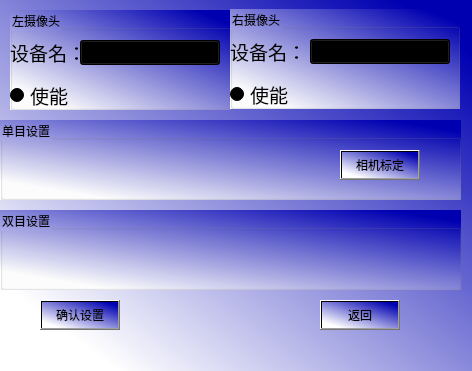
<?xml version="1.0" encoding="UTF-8"?>
<ui version="4.0">
 <class>CameraSetting_Dialog</class>
 <widget class="QDialog" name="CameraSetting_Dialog">
  <property name="geometry">
   <rect>
    <x>0</x>
    <y>0</y>
    <width>472</width>
    <height>371</height>
   </rect>
  </property>
  <property name="windowTitle">
   <string>Dialog</string>
  </property>
  <property name="styleSheet">
   <string notr="true">background-color: qlineargradient(spread:pad, x1:0.136, y1:0.892, x2:0.920455, y2:0.074, stop:0 rgba(255, 255, 255, 255), stop:1 rgba(0, 0, 177, 255));
font: 14pt &quot;华文新魏&quot;;</string>
  </property>
  <widget class="QGroupBox" name="Left_CameraGroup">
   <property name="geometry">
    <rect>
     <x>10</x>
     <y>10</y>
     <width>221</width>
     <height>100</height>
    </rect>
   </property>
   <property name="title">
    <string>左摄像头</string>
   </property>
   <widget class="QComboBox" name="LeftCamera_DeviceList">
    <property name="geometry">
     <rect>
      <x>70</x>
      <y>30</y>
      <width>140</width>
      <height>25</height>
     </rect>
    </property>
   </widget>
   <widget class="QLabel" name="left_camera_deviceName">
    <property name="geometry">
     <rect>
      <x>0</x>
      <y>30</y>
      <width>71</width>
      <height>25</height>
     </rect>
    </property>
    <property name="font">
     <font>
      <family>华文新魏</family>
      <pointsize>14</pointsize>
      <weight>50</weight>
      <italic>false</italic>
      <bold>false</bold>
     </font>
    </property>
    <property name="styleSheet">
     <string notr="true">background-color: qlineargradient(spread:pad, x1:0.943, y1:0.193182, x2:0.187, y2:0.818182, stop:0 rgba(85, 255, 255, 0), stop:0.982955 rgba(255, 213, 162, 0));</string>
    </property>
    <property name="text">
     <string>设备名：</string>
    </property>
   </widget>
   <widget class="QRadioButton" name="leftEnable_btn">
    <property name="geometry">
     <rect>
      <x>0</x>
      <y>70</y>
      <width>61</width>
      <height>31</height>
     </rect>
    </property>
    <property name="font">
     <font>
      <family>华文新魏</family>
      <pointsize>14</pointsize>
      <weight>50</weight>
      <italic>false</italic>
      <bold>false</bold>
     </font>
    </property>
    <property name="styleSheet">
     <string notr="true">background-color: qlineargradient(spread:pad, x1:0.943, y1:0.193182, x2:0.187, y2:0.818182, stop:0 rgba(85, 255, 255, 0), stop:0.982955 rgba(255, 213, 162, 0));</string>
    </property>
    <property name="text">
     <string>使能</string>
    </property>
   </widget>
  </widget>
  <widget class="QGroupBox" name="Right_CameraGoup">
   <property name="geometry">
    <rect>
     <x>230</x>
     <y>9</y>
     <width>230</width>
     <height>100</height>
    </rect>
   </property>
   <property name="title">
    <string>右摄像头</string>
   </property>
   <widget class="QLabel" name="right_deviceName">
    <property name="geometry">
     <rect>
      <x>0</x>
      <y>30</y>
      <width>75</width>
      <height>25</height>
     </rect>
    </property>
    <property name="font">
     <font>
      <family>华文新魏</family>
      <pointsize>14</pointsize>
      <weight>50</weight>
      <italic>false</italic>
      <bold>false</bold>
     </font>
    </property>
    <property name="styleSheet">
     <string notr="true">background-color: qlineargradient(spread:pad, x1:0.943, y1:0.193182, x2:0.187, y2:0.818182, stop:0 rgba(85, 255, 255, 0), stop:0.982955 rgba(255, 213, 162, 0));</string>
    </property>
    <property name="text">
     <string>设备名：</string>
    </property>
   </widget>
   <widget class="QComboBox" name="Right_CameraDeviceList">
    <property name="geometry">
     <rect>
      <x>80</x>
      <y>30</y>
      <width>140</width>
      <height>25</height>
     </rect>
    </property>
   </widget>
   <widget class="QRadioButton" name="rightEnable_btn">
    <property name="geometry">
     <rect>
      <x>0</x>
      <y>70</y>
      <width>61</width>
      <height>31</height>
     </rect>
    </property>
    <property name="font">
     <font>
      <family>华文新魏</family>
      <pointsize>14</pointsize>
      <weight>50</weight>
      <italic>false</italic>
      <bold>false</bold>
     </font>
    </property>
    <property name="styleSheet">
     <string notr="true">background-color: qlineargradient(spread:pad, x1:0.943, y1:0.193182, x2:0.187, y2:0.818182, stop:0 rgba(85, 255, 255, 0), stop:0.982955 rgba(255, 213, 162, 0));</string>
    </property>
    <property name="text">
     <string>使能</string>
    </property>
   </widget>
  </widget>
  <widget class="QPushButton" name="SettingBtn">
   <property name="geometry">
    <rect>
     <x>40</x>
     <y>300</y>
     <width>80</width>
     <height>30</height>
    </rect>
   </property>
   <property name="text">
    <string>确认设置</string>
   </property>
  </widget>
  <widget class="QPushButton" name="ReturnBtn">
   <property name="geometry">
    <rect>
     <x>320</x>
     <y>300</y>
     <width>80</width>
     <height>30</height>
    </rect>
   </property>
   <property name="text">
    <string>返回</string>
   </property>
  </widget>
  <widget class="QGroupBox" name="signleCameraset">
   <property name="geometry">
    <rect>
     <x>0</x>
     <y>120</y>
     <width>461</width>
     <height>80</height>
    </rect>
   </property>
   <property name="title">
    <string>单目设置</string>
   </property>
   <widget class="QPushButton" name="CalibrationSingleCamera">
    <property name="geometry">
     <rect>
      <x>340</x>
      <y>30</y>
      <width>80</width>
      <height>30</height>
     </rect>
    </property>
    <property name="text">
     <string>相机标定</string>
    </property>
   </widget>
  </widget>
  <widget class="QGroupBox" name="TwiceCameraset">
   <property name="geometry">
    <rect>
     <x>0</x>
     <y>210</y>
     <width>461</width>
     <height>80</height>
    </rect>
   </property>
   <property name="title">
    <string>双目设置</string>
   </property>
  </widget>
 </widget>
 <resources/>
 <connections/>
</ui>
